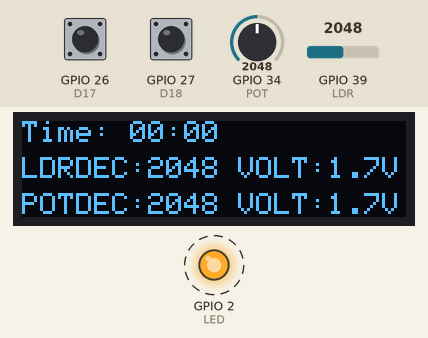
The sketch below on a simulated ESP32. Parts: 128×32 one-colour display, output pins drawn as LEDs (lit = HIGH). Dashed ring = blinking. Inputs (shaded band) come from the test bench; at power-on: GPIO 34 (POT) = 2048, GPIO 39 (LDR) = 2048, GPIO 27 (D18) HIGH, GPIO 26 (D17) HIGH. What the sketch prints to the serial monitor is not drawn.

Above: at 1.2 s.
1.3 s: GPIO 34 (POT) set to 2866
At 1.9 s:
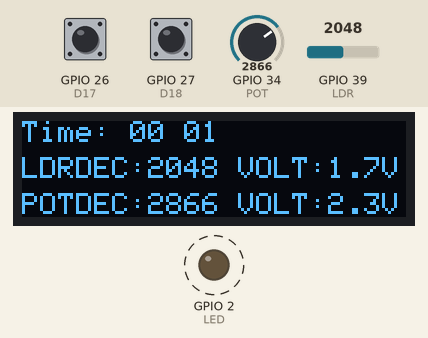
4.3 s: GPIO 39 (LDR) set to 2866
At 5.4 s:
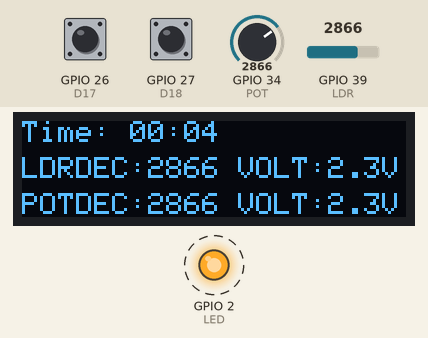
6.0 s: GPIO 34 (POT) set to 3603
At 7.4 s:
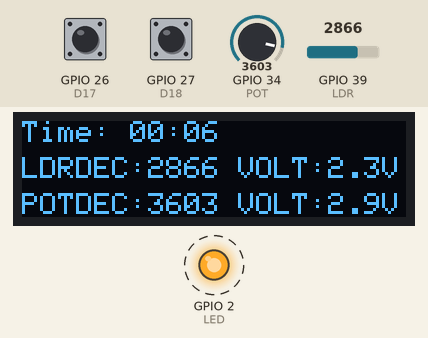
8.0 s: GPIO 39 (LDR) set to 3603
At 9.4 s:
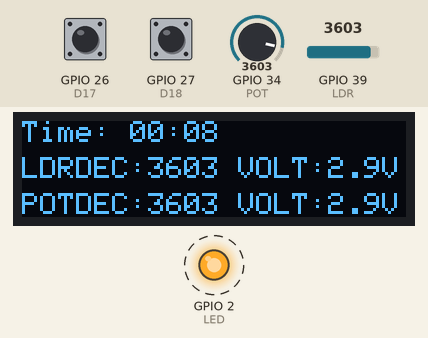
10.0 s: GPIO 27 (D18) pulled LOW for 0.15 s
13.1 s: GPIO 26 (D17) pulled LOW for 0.15 s
At 14.4 s:
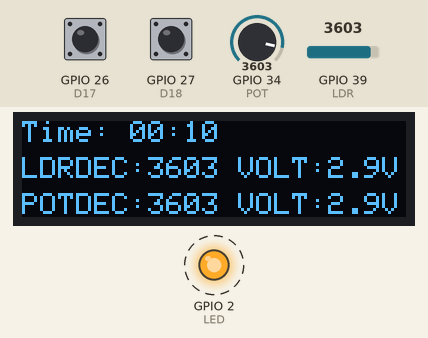
Timing chart, 0 to 16.0 s (numbered marks = the images above; inputs shaded):
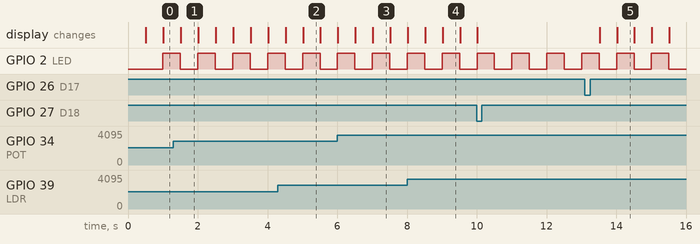

The sketch:

lab7.ino
```cpp
#define LDR 39
#define POT 34
#define D17 26
#define D18 27
#define LED 2
#include <SPI.h>
#include <Wire.h>
#include <Adafruit_GFX.h>
#include <Adafruit_SSD1306.h>
Adafruit_SSD1306 display(128, 32, &Wire);

bool sToggle = true;
bool tS = false;
long lasttime10 = 0, lasttime500 = 0, lasttime1000 = 0;
int mintime = 0, sectime = 0;
int ldr_value;
int pot_value;
float ldr_volt;
float pot_volt;

void IRAM_ATTR isrSW1() {
  tS = false;
}
void IRAM_ATTR isrSW2() {
  tS = true;
}


void setup()
{
  Serial.begin(112500);
  pinMode(D17, INPUT_PULLUP);
  pinMode(D18, INPUT_PULLUP);
  pinMode(LED, OUTPUT);
  display.begin(SSD1306_SWITCHCAPVCC, 0x3C);
  attachInterrupt(digitalPinToInterrupt(D18), isrSW2,CHANGE);
  attachInterrupt(digitalPinToInterrupt(D17), isrSW1,CHANGE);
}

void loop()
{ //10
  if (millis() - lasttime10 >= 10)
  { lasttime10 = millis();
    ldr_value = analogRead(LDR);
    pot_value = analogRead(POT);
    ldr_volt = ldr_value * 3.3 / 4095;
    pot_volt = pot_value * 3.3 / 4095;
    Serial.printf("0.00,3.30,%.2f,%.2f\n", ldr_volt, pot_volt);
  }
  //500
  if (millis() - lasttime500 >= 500)
  { lasttime500 = millis();
    sToggle = !sToggle;
    display.clearDisplay();
    display.setTextSize(1);
    display.setTextColor(SSD1306_WHITE);
    display.setCursor(0, 0);
    digitalWrite(LED, sToggle);
    if (sToggle || tS)
    {
      display.printf("Time: %02d:%02d", mintime, sectime);
    } else
    {
      display.printf("Time: %02d %02d", mintime, sectime);
    }
    display.setCursor(0, 12);
    display.printf("LDRDEC:%04d VOLT:%.1fV", ldr_value, ldr_volt);
    display.setCursor(0, 24);
    display.printf("POTDEC:%04d VOLT:%.1fV", pot_value, pot_volt);
    display.display();
  }
  //1000
  if (millis() - lasttime1000 >= 1000 && tS == false)
  { lasttime1000 = millis();
    sectime++;
    if (sectime >= 60)
    { sectime = 0;
      mintime++;
    } if (mintime >= 60)
    { mintime = 0;
    }
  }
}
```

Measured:
- after the input at 13.1 s, the display: first changes after 0.42 s (image 5 shows a later state)
- by itself, GPIO 2 (LED): alternates HIGH for 0.50 s and LOW for 0.50 s
- what the display in image 2 shows lasts 0.5 s, from 5.0 s to 5.5 s
